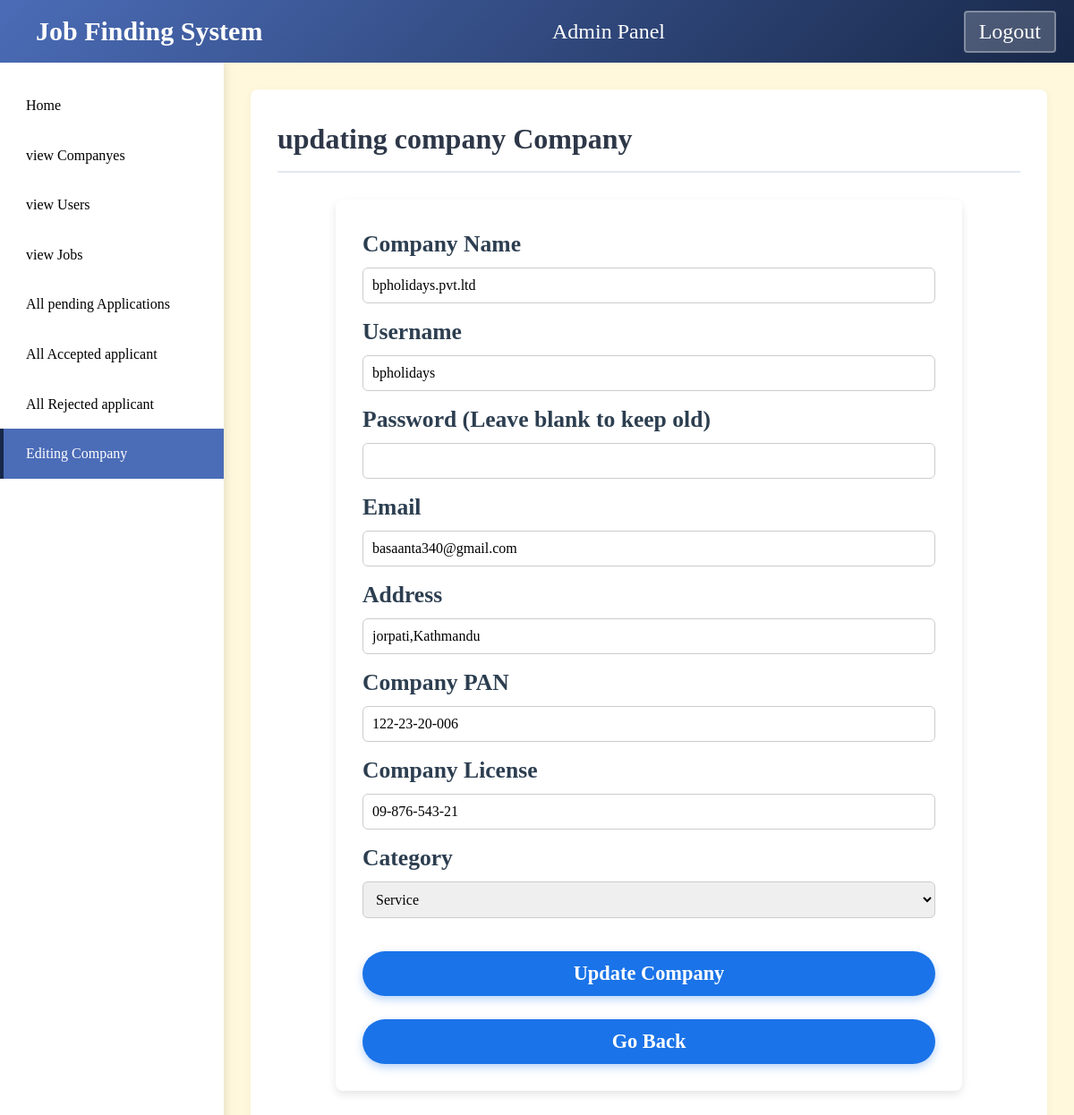
The app's page /jobfindingsystem/adminupdatecompany.php?cid=7 (signed in) with its own data.
### tables this page shows
CREATE TABLE `company` (
  `cid` int(3) NOT NULL,
  `company_name` varchar(40) NOT NULL,
  `username` varchar(10) NOT NULL,
  `password` varchar(60) NOT NULL,
  `email` varchar(30) NOT NULL,
  `address` varchar(50) NOT NULL,
  `company_pan` varchar(20) NOT NULL,
  `company_license` varchar(20) NOT NULL,
  `company_type` varchar(50) NOT NULL,
  `datecreated` datetime NOT NULL
);

### jobfindingsystem/adminupdatecompany.php (the view, shortened to what this page needs)
<?php
include "database.php";
$cid = $_GET["cid"] ?? '';
$sql = "SELECT * FROM company WHERE cid='$cid'";
$result = mysqli_query($con, $sql);
$company = mysqli_fetch_assoc($result);
$cname = $company['company_name'];
$username = $company['username'];
$email = $company['email'];
$address = $company['address'];
$pan = $company['company_pan'];
$license = $company['company_license'];
$category = $company['company_type'];
$error1 = $error2 = $error3 = $error4 = $error5 = $error6 = $error7 = $error8 = '';
?>
<!DOCTYPE html>
<html lang="en">
<head>
     <link rel="stylesheet" href="style3.css">
</head>
<body>
    <div class="header">
        <div class="headername">Job Finding System</div>
        <div style="text-align:center; font-size: 1.5em;">Admin Panel</div>
        <div class="loginbuttons">
            <a href="logout.php"><button>Logout</button></a>
        </div>
    </div>
    <div class="sidebar">
        <ul class="nav-links">
            <li><a href="adminhomepage.php" >Home</a></li>
                <li><a href="adminviewcompany.php">view Companyes</a></li>
                <li><a href="adminviewuser.php">view Users</a></li>
                <li><a href="adminviewjobs.php"> view Jobs </a></li>
                <li><a href="adminviewpendingrequest.php">All pending Applications</a></li>
                <li><a href="allacceptedapplicant.php">All Accepted applicant </a></li>
                <li><a href="allrejectedapplicant.php">All Rejected applicant </a></li>
            <li><a href="adminupdatecompany.php" class="active">Editing Company</a></li>
        </ul>
    </div>
    <div class="main-content">
        <div class="content">
            <h1>updating company Company</h1>
            <form method="POST"class="login-form">
                <label class="form-label">Company Name</label>
                <input class="form-input" type="text" name="cname" value="<?php echo $cname; ?>" required>
                <label class="form-label">Username</label>
                <input class="form-input" type="text" name="username" value="<?php echo $username; ?>" required>
                <label class="form-label">Password (Leave blank to keep old)</label>
                <input class="form-input" type="password" name="password">
                <label class="form-label">Email</label>
                <input class="form-input" type="email" name="email" value="<?php echo $email; ?>" required>
                <label class="form-label">Address</label>
                <input class="form-input" type="text" name="address" value="<?php echo $address; ?>" required>
                <label class="form-label">Company PAN</label>
                <input class="form-input" type="text" name="pan" value="<?php echo $pan; ?>" required>
                <label class="form-label">Company License</label>
                <input class="form-input" type="text" name="license" value="<?php echo $license; ?>" required>
                <label class="form-label">Category</label>
                <select class="form-input" name="category" required>
                    <option value="Service" <?php if($category=="Service") echo "selected"; ?>>Service</option>
                </select>
                <div class="error"><?php echo $error7; ?></div><br>
                <button type="submit" name="update" class="btn">Update Company</button><br><br>
                <button class="btn"><a href="adminviewcompany.php" style="color:white;">Go Back</a></button>
            </form>
        </div>
    </div>
</body>
</html>

### jobfindingsystem/style3.css (style rules this page uses)
* { margin: 0; padding: 0; box-sizing: border-box; font-family: "Times New Roman", Tahoma, Geneva, Verdana, sans-serif; }
body { background-color: cornsilk; color: black; line-height: 1.6; }
.header { background: linear-gradient(135deg, #4b6cb7 0%, #182848 100%); color: white; padding: 15px 20px; display: flex; justify-content: space-between; align-items: center; position: fixed; width: 100%; top: 0; z-index: 100; height: 70px; }
a { text-decoration: none; }
.login-form { width: 700px; height: auto; margin: 30px auto; padding: 30px; background: #fff; border-radius: 8px; box-shadow: 0 4px 10px rgba(0, 0, 0, 0.1); }
.form-label { display: block; font-weight: 600; margin-bottom: 5px; color: #2c3e50; font-size: 1.6rem; }
.form-input { width: 100%; padding: 10px; margin-bottom: 10px; font-size: 1rem; border: 1px solid #ccc; border-radius: 6px; transition: border-color 0.3s; }
.btn { display: inline-block; width: 100%; padding: 12px 30px; font-size: 1.4rem; font-weight: 600; border: none; border-radius: 30px; background-color: #1a73e8; color: white; text-decoration: none; cursor: pointer; transition: background 0.3s, transform 0.3s, box-shadow 0.3s; box-shadow: 0 4px 10px rgba(26, 115, 232, 0.3); }
.main-content { flex: 1; margin-left: 250px; margin-top: 70px; padding: 30px; }
.sidebar { width: 250px; background: white; box-shadow: 2px 0 10px rgba(0, 0, 0, 0.1); position: fixed; height: 100%; top: 70px; left: 0; overflow-y: auto; z-index: 90; }
.nav-links { list-style: none; padding: 20px 0; }
.nav-links li { position: relative; }
.nav-links a { display: block; color: black; text-decoration: none; padding: 15px 25px; font-weight: 500; transition: all 0.3s ease; border-left: 4px solid transparent; }
.nav-links a.active { background-color: #4b6cb7; color: white; border-left: 4px solid #182848; }
.content { background-color: white; border-radius: 8px; box-shadow: 0 2px 10px rgba(0, 0, 0, 0.05); min-height: 400px; padding: 30px; }
.content h1 { color: #2d3748; margin-bottom: 20px; padding-bottom: 10px; border-bottom: 2px solid #e2e8f0; }
.headername { font-size: 30px; font-weight: bold; padding-left: 20px; }
.loginbuttons button { background-color: rgba(255, 255, 255, 0.2); border: 2px solid rgba(255, 255, 255, 0.3); color: white; padding: 8px 15px; border-radius: 4px; cursor: pointer; margin-left: 10px; transition: all 0.3s ease; font-size: x-large; }

### records on screen
company: cname "bpholidays.pvt.ltd", username "bpholidays", email "basaanta340@gmail.com", address "jorpati,Kathmandu", pan "122-23-20-006", license "09-876-543-21", category "Service"
